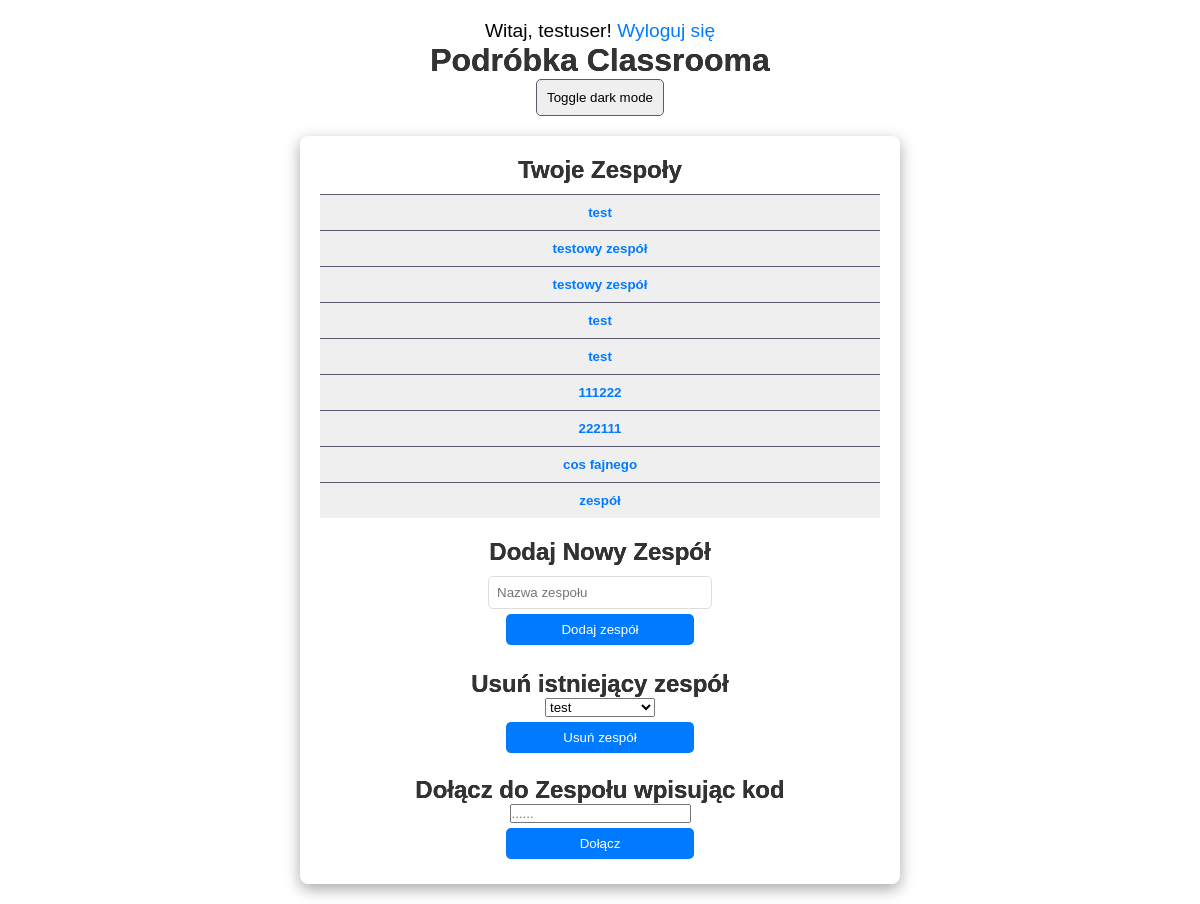
The app's page /orgs/ (signed in) with its own data.
### Aplikacja_Glowna/models.py (models this page shows, shortened)
class Team(models.Model):
    name = models.CharField(max_length=255)
    code = models.CharField(max_length=10, unique=True, default=generate_team_code)  # Dodanie domyślnego generatora kodów
    owner = models.ForeignKey(User, on_delete=models.CASCADE, related_name='owned_teams')
    members = models.ManyToManyField(User, related_name='teams')

### Aplikacja_Glowna/views.py (the view)
# urls.py: path('', views.main, name='main'),  # Główna strona
def main(request):
    if request.user.is_authenticated:
        teams = Team.objects.filter(members=request.user) | Team.objects.filter(owner=request.user)
        return render(request, 'index.html', {'teams': teams})
    else:
        return redirect('login')

### Aplikacja_Glowna/templates/index.html (shortened to what this page needs)
{% extends 'base.html' %}
{% block content %}
<main>
    <section class="team-section">
        <h2>Twoje Zespoły</h2>
        {% if teams %}
            <ul class="team-list">
                {% for team in teams %}
                    <li class="team-item">
                        <button class="team-name"><a href="{% url 'team_detail' team.id %}">{{ team.name }}</a></button>
                    </li>
                {% endfor %}
            </ul>
        {% else %}
            <p>Nie należysz do żadnego zespołu.</p>
        {% endif %}
    </section>
    <section class="add-team-section">
        <h2>Dodaj Nowy Zespół</h2>
        <form method="POST" action="{% url 'add_team' %}">
            <input type="text" name="team_name" placeholder="Nazwa zespołu" required>
            <button type="submit" class="add-team-button">Dodaj zespół</button>
        </form>
    </section>
    <section class="delete-team-section">
        <h2>Usuń istniejący zespół</h2>
        <form method="POST" action="{% url 'delete_team' %}">
            <select name="team_name" required>
                {% for team in teams %}
                    <option value="{{ team.name }}">{{ team.name }}</option>
                {% endfor %}
            </select>
            <button type="submit" class="delete-team-button">Usuń zespół</button>
        </form>
    </section><br>
    <section class="join-team-section">
        <h2>Dołącz do Zespołu wpisując kod</h2>
        <form method="POST" action="{% url 'join_team' %}">
            <input type="text" name="code" placeholder="......" required>
            <button type="submit" class="delete-team-button">Dołącz</button>
        </form>
    </section>
</main>
{% endblock %}

### Aplikacja_Glowna/templates/base.html (shortened to what this page needs)
<!DOCTYPE html>
<html lang="pl">
<head>
    {% load static %}
    <link rel="stylesheet" href='{% static "styles.css" %}'>
</head>
<body>
    {% if user.is_authenticated %}
        <p>Witaj, {{ user.username }}! <a href="{% url 'logout' %}">Wyloguj się</a></p>
    {% endif %}
    <header>
        <h1>Podróbka Classrooma</h1>
        <button id="dark-mode-toggle">Toggle dark mode</button>
    </header>
    {% block content %}{% endblock %}
</body>
</html>

### orgs/static/styles.css (style rules this page uses)
* { box-sizing: border-box; margin: 0; padding: 0; font-family: Arial, sans-serif; }
a { text-decoration: none; color: #007bff; transition: color 0.2s; }
body { display: flex; flex-direction: column; align-items: center; padding: 20px; background-color: white; color: black; transition: background-color 0.2s, color 0.2s; }
header { text-align: center; margin-bottom: 20px; }
h1 { color: #333; font-size: 2rem; transition: color 0.2s; }
p { font-size: 1.2rem; transition: color 0.2s; }
main { max-width: 600px; width: 100%; background-color: white; border-radius: 8px; padding: 20px; box-shadow: rgba(0, 0, 0, 0.35) 0px 5px 15px; transition: background-color 0.2s, color 0.2s; }
main p, h1, h2, h3, h4, h5, h6 { justify-self: center; color: #333; text-shadow: 0px 0px 0px #000; transition: color 0.2s, text-shadow 0.2s; }
.team-section, .add-team-section { margin-bottom: 20px; }
.team-section h2 { margin-bottom: 10px; font-size: 1.5rem; justify-self: center; transition: color 0.2s; }
.team-list { list-style-type: none; padding: 0; }
.team-item button { display: flex; width: 100%; align-items: center; justify-content: space-between; border-top: 1px solid #595972; border-bottom: 0px; border-right: 0px; border-left: 0px; transition: 0.2s; }
.team-name a { padding: 10px; text-decoration: none; width: 100%; height: 100%; color: #007bff; transition: color 0.2s; font-weight: bold; }
.add-team-section h2 { margin-bottom: 10px; font-size: 1.5rem; color: #333; transition: color 0.2s; }
form[method="POST"] { display: flex; justify-content: center; flex-direction: column; align-items: center; }
input[name="team_name"] { width: 40%; padding: 8px; border: 1px solid #ddd; border-radius: 5px; }
button[type="submit"] { padding: 8px 15px; background-color: #007bff; color: #fff; border: none; border-radius: 5px; cursor: pointer; transition: background-color 0.2s, color 0.2s; margin: 5px; width: 33.5%; }
#dark-mode-toggle { border: 1px solid #595972; border-radius: 5px; padding: 10px; }

### records on screen
Team: name "test"
Team: name "testowy zespół"
Team: name "testowy zespół"
Team: name "test"
Team: name "test"
Team: name "111222"
Team: name "222111"
Team: name "cos fajnego"
Team: name "zespół"

### other values on screen
{{ user.username }} "testuser"
form field team_name "test"
